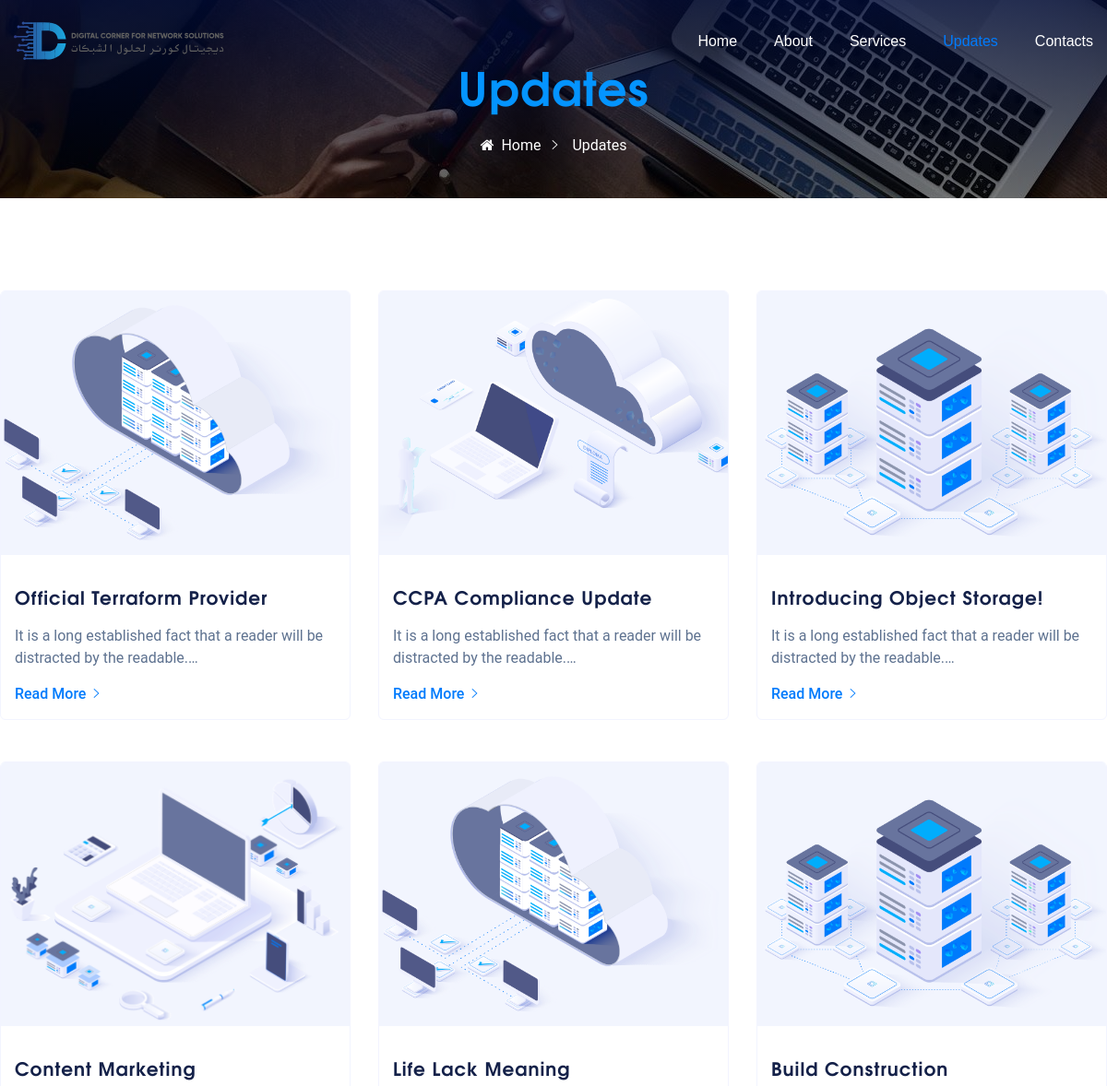
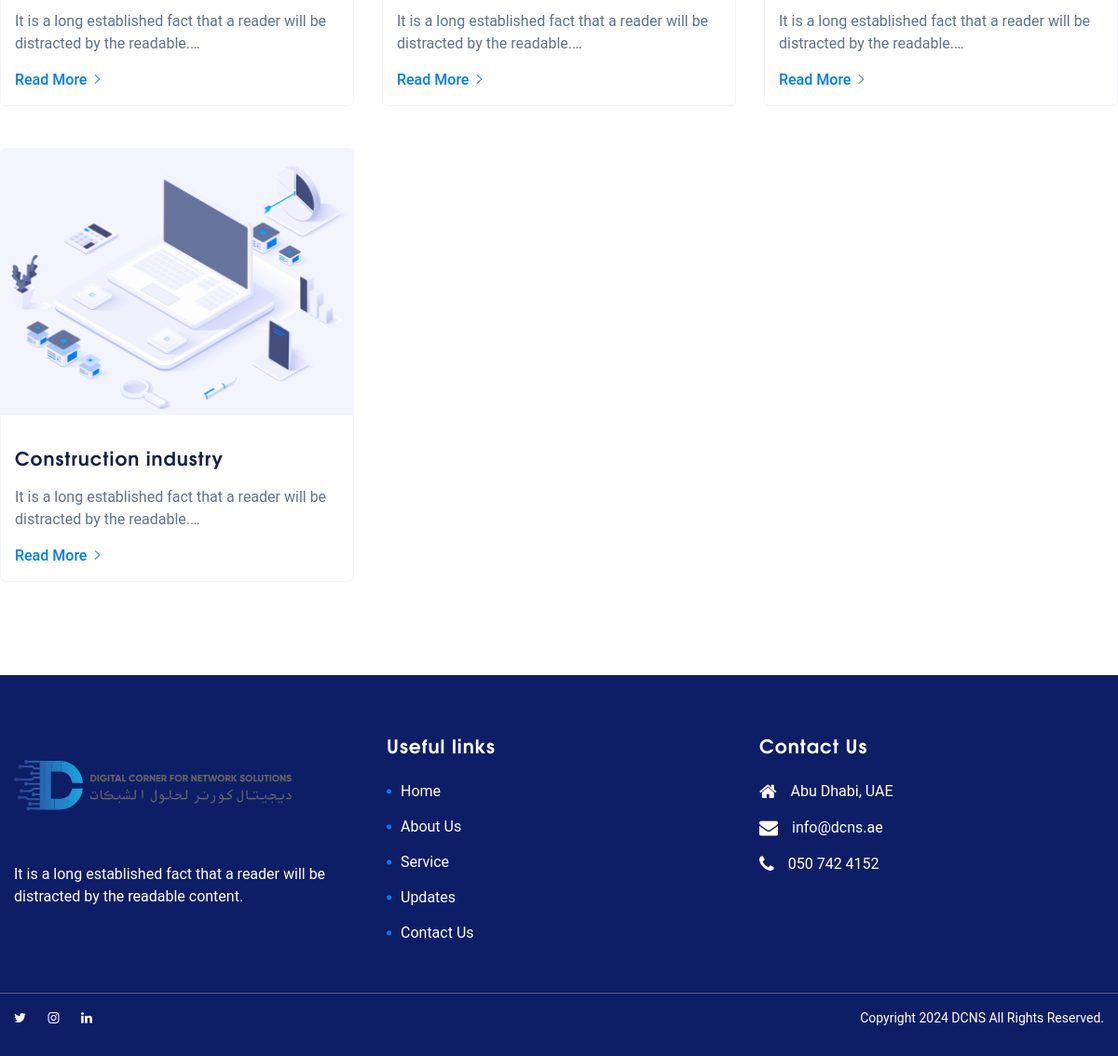
Page /updates/ on the committed database (2 pictures, top to bottom).
### web/models.py (models this page shows, shortened)
class Updates(models.Model):
    title = models.CharField(max_length=255)
    slug = models.SlugField(unique=True)
    content = models.TextField()
    image = models.ImageField(upload_to='web/images/update/')
    pub_date = models.DateField(auto_now_add=True)
    author = models.ForeignKey(User, on_delete=models.CASCADE, default=1)
    category = models.CharField(max_length=100, blank=True, null=True)
    is_updates = models.BooleanField(default=False)
    is_home = models.BooleanField(default=False)
    is_create = models.DateTimeField(auto_now_add=True)
    class Meta:
        ordering = [
            "id",
        ]
        verbose_name = "Updates"
        verbose_name_plural = "Updates"
    def get_absolute_url(self):
        return reverse("web:updates_detail", kwargs={"slug": self.slug})

### web/views.py (the view)
# urls.py: path("updates/", views.UpdatesView.as_view(), name="updates"),
class UpdatesView(View):
    def get(self, request):
        updates = Updates.objects.filter(is_updates=True)
        context = {
            "is_updates": True,
            "updates": updates,
        }
        return render(request, "web/updates.html", context)

### templates/web/updates.html (shortened to what this page needs)
{% extends "web/partials/base-two.html" %}
{% load static %}
 {% block content %}
      <div class=" main-bg" >
         <div class="container-fluid p-0">
            <div class="text-left iq-breadcrumb-one
               iq-bg-over black     ">
               <div class="container">
                  <div class="row align-items-center">
                     <div class="col-sm-12">
                        <nav aria-label="breadcrumb" class="text-center iq-breadcrumb-two">
                           <h2 class="title">Updates</h2>
                           <ol class="breadcrumb main-bg">
                              <li class="breadcrumb-item"><a href="{% url "web:index" %}"><i class="fa fa-home mr-2"></i>Home</a></li> <li class="breadcrumb-item active">Updates</li>
                           </ol>
                        </nav>
                     </div>
                  </div>
               </div>
            </div>
         </div>
      </div>
      <section class="iq-blog-section iq-pb-55">
         <div class="container">
            <div class="row">
               <div class="iq-blog text-left ">
                  <div class="row">
                     {% for update in updates %}
                     <div class="col-lg-4 col-md-6 qloud-space-bottom ">
                        <div class="iq-blog-box">
                           <div class="iq-blog-image clearfix">
                              <img src="{{ update.image.url }}" class="img-fluid" alt="blog"/>
                           </div>
                           <div class="iq-blog-detail">
                              <div class="blog-title">
                                 <a href="javascript:volid()">
                                    <h5 class="mb-3">{{ update.title }}</h5>
                                 </a>
                              </div>
                              <p class="">{{ update.content|truncatechars:80 }}</p>
                              <div class="blog-button">
                                 <a class="iq-btn-link" href="{{ update.get_absolute_url }}">Read More<i class="ml-2 ion-ios-arrow-right"             ></i></a>
                              </div>
                           </div>
                        </div>
                     </div>
                     {% endfor %}
                  </div>
               </div>
            </div>
         </div>
      </section>
{% endblock %}

### static/web/css/typography.css (style rules this page uses)
html, body { overflow: inherit !important; }
body { font-family: 'Roboto', sans-serif; font-size: 1rem; font-weight: normal; line-height: 1.5; color: #5e7290; overflow-x: hidden; }
a, .button { transition: all 0.5s ease-in-out; transition: all 0.5s ease-in-out; -moz-transition: all 0.5s ease-in-out; -ms-transition: all 0.5s ease-in-out; -o-transition: all 0.5s ease-in-out; -webkit-transition: all 0.5s ease-in-out; color: #59597e; }
a, .button, input { outline: medium none !important; color: #0D1E67; }
h1, h2, h3, h4, h5, h6 { font-family: 'TeXGyreAdventor-Bold', sans-serif; color: #142149; margin: 0; -ms-word-wrap: break-word; word-wrap: break-word; line-height: 1.5; font-weight: 800; letter-spacing: 1px; }
h2 { font-size: 1.641em; }
h5 { font-size: 1.3em; }
.container { max-width: 1200px; }
section { position: relative; z-index: 99; background: #ffffff; padding: 100px 0; display: block; width: 100%; overflow: hidden; }
.main-bg { display: block; padding: 5px 0 0px; z-index: 9; position: relative; background-image: linear-gradient(to bottom,rgb(0 11 53 / 81%), rgb(0 0 0 / 52%)), url(../images/dcnsbg.jpeg); }
.iq-button.iq-btn-link, .iq-btn-link { font-weight: 500; color: #0D1E67; background: transparent; padding: 0; }

### rows in the picture
Updates: image (picture), title "Official Terraform Provider", content "It is a long established fact that a reader will be distracted by the readable.…"
Updates: image (picture), title "CCPA Compliance Update", content "It is a long established fact that a reader will be distracted by the readable.…"
Updates: image (picture), title "Introducing Object Storage!", content "It is a long established fact that a reader will be distracted by the readable.…"
Updates: image (picture), title "Content Marketing", content "It is a long established fact that a reader will be distracted by the readable.…"
Updates: image (picture), title "Life Lack Meaning", content "It is a long established fact that a reader will be distracted by the readable.…"
Updates: image (picture), title "Build Construction", content "It is a long established fact that a reader will be distracted by the readable.…"
Updates: image (picture), title "Construction industry", content "It is a long established fact that a reader will be distracted by the readable.…"
